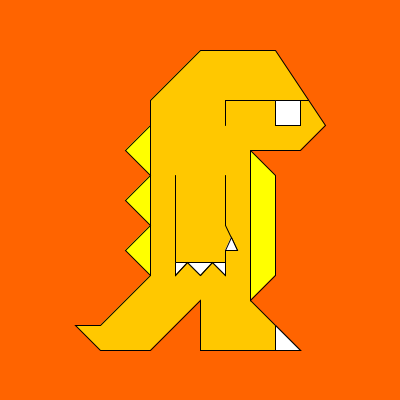
Frame 1 (no input)
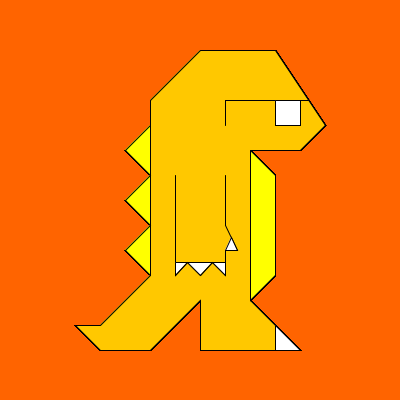
Frame 60 (the mouse pressed at the canvas centre just before this capture)
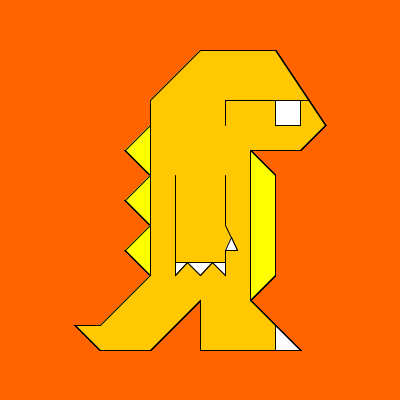
Frame 120 (the mouse held since frame 60 and released just before this capture)

The Processing sketch that drew these frames (run headless with seeded random() and noise(); from frame 60 on, the mouse is pressed at the canvas centre):

// Processing sketch: processing_50834
// ── processing_50834.pde

void setup(){
  size(400, 400);
  background (255, 100, 0);
}

void draw(){
  smooth();
  strokeWeight(1);

  //Lizard Man Body
  fill(255,200,0);
  beginShape();
  vertex(150,100);
  vertex(200,50);
  vertex(275,50);
  vertex(325,125);
  vertex(300,150);
  
  vertex(250,150);
  vertex(250,300);
  vertex(300,350);
  vertex(200,350);
  vertex(200,300);
  
  vertex(150,350);
  vertex(100,350);
  vertex(75,325);
  vertex(100,325);
  vertex(150,275);
  
  vertex(150,100);
  endShape();
  
  //Lizard Man Arm
  line(175,175,175,275);
  line(175,275,187.05,262.05);
  line(187.05,262.05,200,275);
  
  line(200,275,212.05,262.05);
  line(212.50,262.05,225,275);
  line(225,275,225,250);
  
  line(225,250,237.05,250);
  line(237.05,250,225,225);
  
  line(225,225,225,175);
  
  //Lizard Man Claws
  fill(255,255,255);
  beginShape();
  vertex(175,262.05);
  vertex(175,275);
  
  vertex(187.05,262.05);
  vertex(200,275);
  vertex(212.05,262.05);
  
  vertex(225,275);
  vertex(225,262.05);
  vertex(175,262.05);
  endShape();
  
  //Lizard Man Thumb
  beginShape();
  vertex(225,250);
  vertex(237.05,250);
  vertex(231,237.05);
  vertex(225,250);
  endShape();
  
  //Lizard Man Glasses Frame
  line(225,125,225,100);
  line(225,100,308,100);
  
  //Lizard Man Glass
  fill(255,255,255);
  beginShape();
  vertex(275,100);
  vertex(275,125);
  vertex(300,125);
  vertex(300,100);
  vertex(275,100);
  endShape();
  
  //Lizard Man Belly
  fill(255,255,0);
  beginShape();
  vertex(250,150);
  vertex(275,175);
  vertex(275,275);
  vertex(250,300);
  vertex(250,150);
  endShape();
  
  //Lizard Man Back
  fill(255,255,0);
  beginShape();
  vertex(150,275);
  vertex(125,250);
  vertex(150,225);
  
  vertex(150,225);
  vertex(125,200);
  vertex(150,175);
  
  vertex(150,175);
  vertex(125,150);
  vertex(150,125);
  endShape();
  
  //Lizard Man Feet
  fill(255,255,255);
  beginShape();
  vertex(275,325);
  vertex(300,350);
  vertex(275,350);
  vertex(275,325);
  endShape();
  
}
